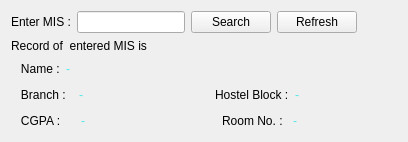
      <widget class="QWidget" name="tab">
       <attribute name="title">
        <string>Student Info</string>
       </attribute>
       <layout class="QVBoxLayout" name="verticalLayout_2">
        <item>
         <layout class="QHBoxLayout" name="horizontalLayout_3">
          <item>
           <widget class="QLabel" name="label_5">
            <property name="text">
             <string>Enter MIS :</string>
            </property>
           </widget>
          </item>
          <item>
           <widget class="QLineEdit" name="mis_input">
            <property name="styleSheet">
             <string notr="true">font: 75 14pt &quot;Times New Roman&quot;;
color: rgb(77, 232, 232);</string>
            </property>
            <property name="text">
             <string/>
            </property>
           </widget>
          </item>
          <item>
           <widget class="QPushButton" name="search_button">
            <property name="text">
             <string>Search</string>
            </property>
           </widget>
          </item>
          <item>
           <widget class="QPushButton" name="refresh_button_1">
            <property name="text">
             <string>Refresh</string>
            </property>
           </widget>
          </item>
          <item>
           <spacer name="horizontalSpacer_10">
            <property name="orientation">
             <enum>Qt::Horizontal</enum>
            </property>
            <property name="sizeType">
             <enum>QSizePolicy::Expanding</enum>
            </property>
            <property name="sizeHint" stdset="0">
             <size>
              <width>40</width>
              <height>20</height>
             </size>
            </property>
           </spacer>
          </item>
         </layout>
        </item>
        <item>
         <layout class="QHBoxLayout" name="horizontalLayout_2">
          <item>
           <widget class="QLabel" name="label_7">
            <property name="styleSheet">
             <string notr="true">font: 11pt &quot;MS Shell Dlg 2&quot;;</string>
            </property>
            <property name="text">
             <string>Record of  entered MIS is</string>
            </property>
           </widget>
          </item>
         </layout>
        </item>
        <item>
         <layout class="QHBoxLayout" name="horizontalLayout_6">
          <item>
           <widget class="QLabel" name="label_8">
            <property name="text">
             <string>   Name :</string>
            </property>
           </widget>
          </item>
          <item>
           <widget class="QLabel" name="lbl_name">
            <property name="styleSheet">
             <string notr="true">font: 75 14pt &quot;Times New Roman&quot;;
color: rgb(77, 232, 232);</string>
            </property>
            <property name="text">
             <string>-</string>
            </property>
           </widget>
          </item>
          <item>
           <spacer name="horizontalSpacer_8">
            <property name="orientation">
             <enum>Qt::Horizontal</enum>
            </property>
            <property name="sizeHint" stdset="0">
             <size>
              <width>40</width>
              <height>20</height>
             </size>
            </property>
           </spacer>
          </item>
         </layout>
        </item>
        <item>
         <layout class="QHBoxLayout" name="horizontalLayout_4">
          <item>
           <widget class="QLabel" name="label_12">
            <property name="text">
             <string>   Branch :</string>
            </property>
           </widget>
          </item>
          <item>
           <widget class="QLabel" name="lbl_branch">
            <property name="styleSheet">
             <string notr="true">font: 75 14pt &quot;Times New Roman&quot;;
color: rgb(77, 232, 232);</string>
            </property>
            <property name="text">
             <string>-</string>
            </property>
           </widget>
          </item>
          <item>
           <widget class="QLabel" name="label_9">
            <property name="text">
             <string/>
            </property>
           </widget>
          </item>
          <item>
           <widget class="QLabel" name="label_10">
            <property name="text">
             <string>Hostel Block :</string>
            </property>
           </widget>
          </item>
          <item>
           <widget class="QLabel" name="lbl_hostel_block">
            <property name="styleSheet">
             <string notr="true">font: 75 14pt &quot;Times New Roman&quot;;
color: rgb(77, 232, 232);</string>
            </property>
            <property name="text">
             <string>-</string>
            </property>
           </widget>
          </item>
          <item>
           <spacer name="horizontalSpacer_11">
            <property name="orientation">
             <enum>Qt::Horizontal</enum>
            </property>
            <property name="sizeType">
             <enum>QSizePolicy::Minimum</enum>
            </property>
            <property name="sizeHint" stdset="0">
             <size>
              <width>40</width>
              <height>20</height>
             </size>
            </property>
           </spacer>
          </item>
         </layout>
        </item>
        <item>
         <layout class="QHBoxLayout" name="horizontalLayout_5">
          <item>
           <widget class="QLabel" name="label_16">
            <property name="text">
             <string>   CGPA :</string>
            </property>
           </widget>
          </item>
          <item>
           <widget class="QLabel" name="lbl_cgpa">
            <property name="styleSheet">
             <string notr="true">font: 75 14pt &quot;Times New Roman&quot;;
color: rgb(77, 232, 232);</string>
            </property>
            <property name="text">
             <string>-</string>
            </property>
           </widget>
          </item>
          <item>
           <widget class="QLabel" name="label_11">
            <property name="text">
             <string/>
            </property>
           </widget>
          </item>
          <item>
           <widget class="QLabel" name="label_14">
            <property name="text">
             <string>Room No. :</string>
            </property>
           </widget>
          </item>
          <item>
           <widget class="QLabel" name="lbl_room_no">
            <property name="styleSheet">
             <string notr="true">font: 75 14pt &quot;Times New Roman&quot;;
color: rgb(77, 232, 232);</string>
            </property>
            <property name="text">
             <string>-</string>
            </property>
           </widget>
          </item>
          <item>
           <spacer name="horizontalSpacer_12">
            <property name="orientation">
             <enum>Qt::Horizontal</enum>
            </property>
            <property name="sizeType">
             <enum>QSizePolicy::Minimum</enum>
            </property>
            <property name="sizeHint" stdset="0">
             <size>
              <width>40</width>
              <height>20</height>
             </size>
            </property>
           </spacer>
          </item>
         </layout>
        </item>
       </layout>
      </widget>
